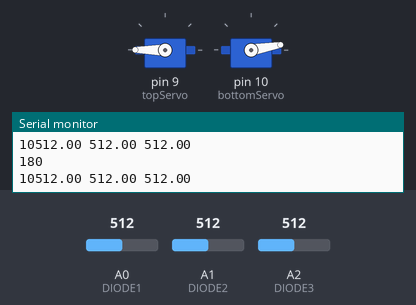
A sketch run on a simulated Arduino Uno, built with avr-gcc and run on an emulated ATmega328P. Parts: 2 × servo, the last lines printed to the serial monitor. The inputs (shaded band) are chosen by the test bench; at power-on: A0 (DIODE1) = 512, A2 (DIODE3) = 512, A1 (DIODE2) = 512.

Above: at 3.2 s.
3.3 s: A0 (DIODE1) set to 527
At 3.8 s:
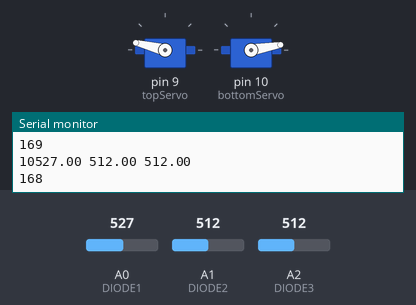
6.3 s: A2 (DIODE3) set to 531
At 6.58 s:
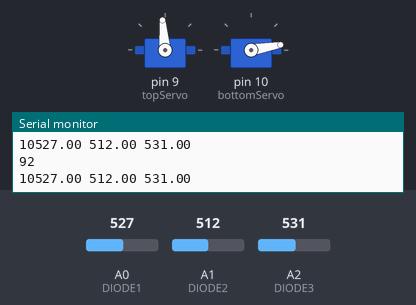
9.3 s: A1 (DIODE2) set to 552
At 10.26 s:
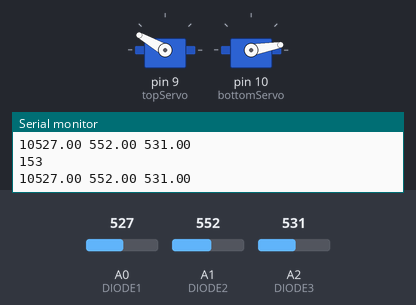
12.3 s: A1 (DIODE2) set to 511
At 13.36 s:
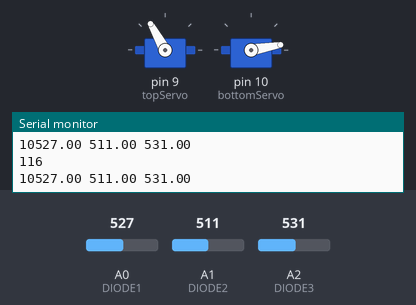
15.3 s: A2 (DIODE3) set to 0
18.3 s: A0 (DIODE1) set to 59
Timing chart, 0 to 22.3 s (numbered marks = the images above; inputs shaded):
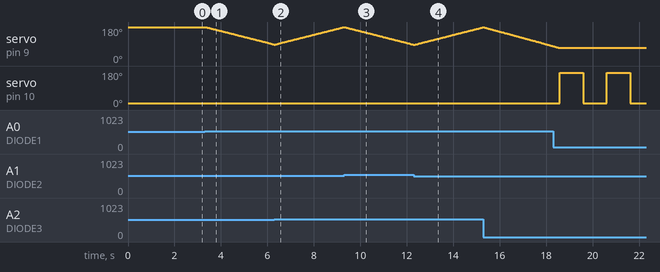

Measured:
- the behaviour switches between 517 and 518 on A0 (DIODE1) (found by bisection; images 0 and 1)
- the behaviour switches between 521 and 522 on A2 (DIODE3) (found by bisection; images 1 and 2)
- the behaviour switches between 536 and 537 on A1 (DIODE2) (found by bisection; images 2 and 3)
- after the input at 3.3 s, servo on pin 9 (topServo): moves from 180° to 88° over 2.9 s, starting after 0.05 s
- after the input at 6.3 s, servo on pin 10 (bottomServo): stays 10° (without the input it goes to 170° after 0.60 s)
- after the input at 9.3 s, servo on pin 9 (topServo): moves from 180° to 87° over 3.0 s, starting at once
- after the input at 12.3 s, servo on pin 10 (bottomServo): stays 10° (without the input it goes to 170° after 0.57 s)

The sketch:

SolarTracker4.ino
```cpp
#include <Servo.h>

#define DIODE1 0
#define DIODE2 1
#define DIODE3 2

double diode1 = 0;
double diode2 = 0;
double diode3 = 0;

Servo topServo;
Servo bottomServo;

int topServoAngle;
int bottomServoAngle;

int loopCounter;

double diff12;
double diff13;
double diff23;
double precision;

void setup()
{
	loopCounter = 0;

	precision = 5;

  	topServoAngle = 180;
	bottomServoAngle = 10;

	topServo.attach(9);
	bottomServo.attach(10);

	topServo.write(topServoAngle);
	bottomServo.write(bottomServoAngle);
	delay(2000);

//	topServo.write(69);
//	bottomServo.write(0);
//	delay(2000);
//
//	topServo.write(180);
//	delay(2000);

// Servo test sequence
	// if (topServoAngle > 69.0) {
	// 	topServoAngle -= 10;
	// 	topServo.write(topServoAngle);
	// 	bottomServo.write(180);
	// 	delay(1000);
	// 	bottomServo.write(0);
	// 	delay(1000);
	// }

	Serial.begin(9600);
}

void loop()
{
	updateDiodeValues();

	loopCounter += 1;

	if (loopCounter % 1 == 0) {
		Serial.print(diode1);
		Serial.print(" ");
		Serial.print(diode2);
		Serial.print(" ");
		Serial.print(diode3);
		Serial.println(" ");
		Serial.print(topServo.read());
		Serial.println(" ");
		Serial.print(bottomServo.read());
	}

	diff12 = diode1 - diode2;
	diff13 = diode1 - diode3;
	diff23 = diode2 - diode3;


	if (abs(diff13) < precision && abs(diff23) < precision)
	{
		topServo.write(topServoAngle);
	}
	else if (diff13 > precision || diff23 > precision)
	{
		if(topServoAngle == 69)
		{
			if (bottomServoAngle < 90)
			{
				bottomServoAngle = 170;
				bottomServo.write(bottomServoAngle);
			}
			else if (bottomServoAngle > 90)
			{
				bottomServoAngle = 10;
				bottomServo.write(bottomServoAngle);
			}

			delay(1000);
		}
		else if (topServoAngle > 69)
		{
			topServoAngle -= 1;
			topServo.write(topServoAngle);
		}
	}
	else if (diff13 < -precision || diff23 < -precision)
	{
		if (topServoAngle < 180)
		{
			topServoAngle += 1;
			topServo.write(topServoAngle);
		}
	}


//	if (abs(diff12) < precision)
//	{
//		bottomServo.write(bottomServoAngle);
//	}
//	else if (diff12 > precision)
//	{
//		if(bottomServoAngle < 180)
//		{
//			bottomServoAngle += 1;
//    		bottomServo.write(bottomServoAngle);
//		}
//	}
//	else if (diff12 < -precision)
//	{
//		if (bottomServoAngle > 0)
//		{
//			bottomServoAngle -= 1;
//			bottomServo.write(bottomServoAngle);
//		}
//	}

	delay(10);
}

void updateDiodeValues()
{
	diode1 = analogRead(DIODE1);
	diode2 = analogRead(DIODE2);
	diode3 = analogRead(DIODE3);
}

// int compareDiodeTheta(double precision)
// {
// 	if (abs(diode1 - diode2) < precision)
// 	{
// 		return 0;
// 	}
// 	else if (diode1 - diode2 > precision)
// 	{
// 		return 1;
// 	}
// 	else if (diode2 - diode1 > precision)
// 	{
// 		return -1;
// 	}
// }

// int compareDiodePhi(double precision)
// {
// 	if (abs(diode2 - diode3) < precision)
// 	{
// 		return 0;
// 	}
// 	else if (diode2 - diode3 > precision)
// 	{
// 		return 1;
// 	}
// 	else if (diode3 - diode2 > precision)
// 	{
// 		return -1;
// 	}
// }
```
